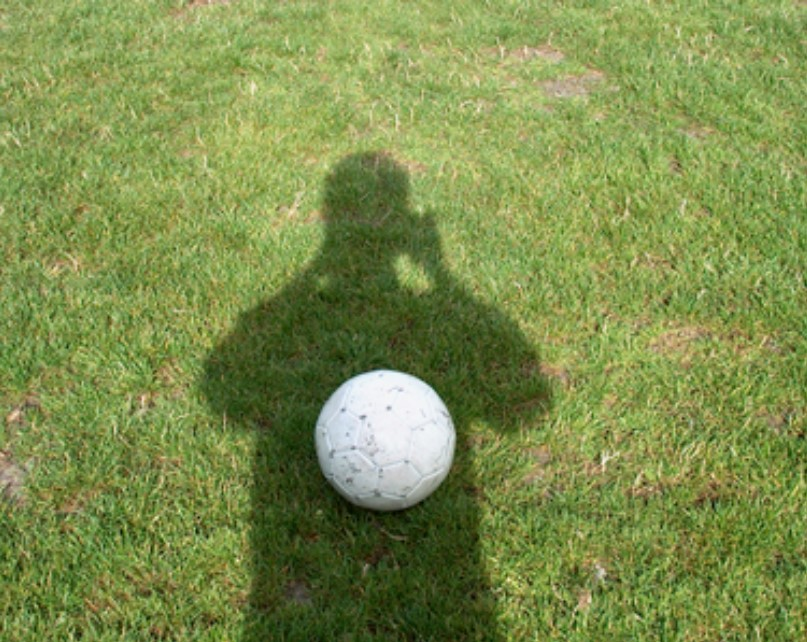
#> input picture data/1.jpg, 807 x 642 px, found by its file name; its folder holds only this picture in this run
$ python baseline_brightness.py
#> lines starting #> are read from the running program, lines starting #| are printed output that depends on the picture; after the words box and inside, x2 and y2 are one past the last pixel; in counts of white or black regions, pixels touching at a corner belong together
# only change brightness
import os
import cv2
import numpy as np

def enhance_shadow_brightness(image_path, brightness_increase=50, blur_kernel_size=15):
    # 讀取影像
    image = cv2.imread(image_path)
    if image is None:
        raise ValueError("無法讀取影像，請確認路徑是否正確")

    # 轉換為 HSV 色彩空間
    hsv = cv2.cvtColor(image, cv2.COLOR_BGR2HSV)
    h, s, v = cv2.split(hsv)

    # 使用大津法自動閾值分割亮度 (Value)
    _, shadow_mask = cv2.threshold(v, 0, 255, cv2.THRESH_BINARY_INV + cv2.THRESH_OTSU)

    # 平滑遮罩邊緣
    shadow_mask_blurred = cv2.GaussianBlur(shadow_mask, (blur_kernel_size, blur_kernel_size), 0)
    shadow_mask_normalized = shadow_mask_blurred / 255.0  # 正規化到 [0, 1]

    # 提高影子區域的亮度，並應用平滑過渡
    v_enhanced = v.copy()
    adjusted_brightness = np.clip(v_enhanced + (brightness_increase * shadow_mask_normalized), 0, 255).astype(np.uint8)

    # 合併回 HSV 並轉換回 BGR
    hsv_enhanced = cv2.merge([h, s, adjusted_brightness])
    image_enhanced = cv2.cvtColor(hsv_enhanced, cv2.COLOR_HSV2BGR)

    # [7 lines of commented-out code are left out]

    return image_enhanced, shadow_mask

# 呼叫函式並傳入影像路徑
# image_path = '1.jpg'  # 替換為你的影像檔案路徑
# enhanced_image, shadow_mask = enhance_shadow_brightness(image_path, brightness_increase, blur_kernel_size)
# cv2.imwrite('output{}'.format(image_path), enhanced_image)
brightness_increase = 70  # 設定亮度增加的數值
blur_kernel_size = 15  # 平滑遮罩的高斯核大小
all_files = os.listdir("data")
jpg_files = [f for f in all_files if f.endswith('.jpg')]

output_dirs = ['result_brightness/mask', 'result_brightness/enhanced']
for directory in output_dirs:
    if not os.path.exists(directory):
        os.makedirs(directory)
        print(f"創建資料夾: {directory}")

for i, file in enumerate(jpg_files):
    print("Processing image", file)
    image_path = os.path.join("data", file)
    enhanced_image, shadow_mask = enhance_shadow_brightness(image_path, brightness_increase, blur_kernel_size)
#> in enhance_shadow_brightness, image is the input picture: shape (642, 807, 3); mean B, G, R 76.8, 142, 125.2
#> in enhance_shadow_brightness, `hsv = cv2.cvtColor(image, cv2.COLOR_BGR2HSV)`: hsv: shape (642, 807, 3); mean H, S, V 39.4, 125.9, 142.7
#> in enhance_shadow_brightness, `h, s, v = cv2.split(hsv)`:
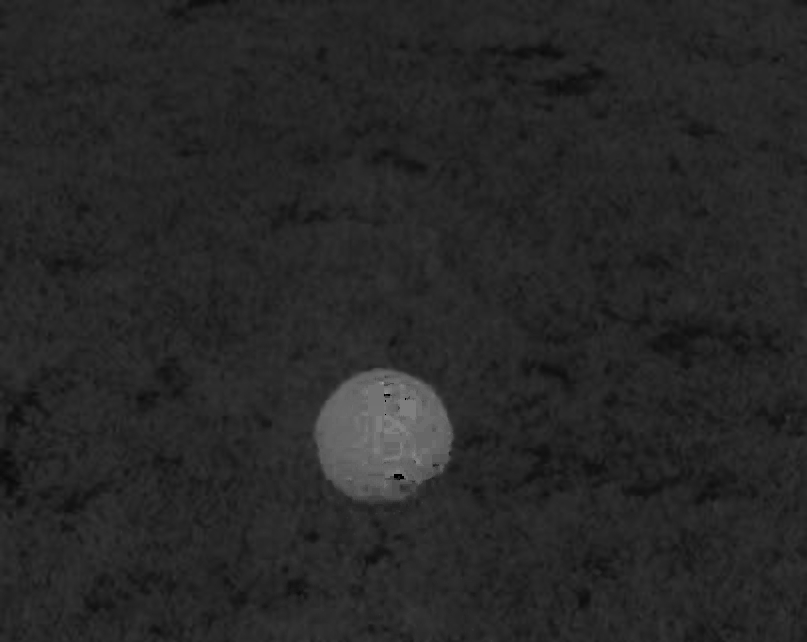
#> h: shape (642, 807); min 0, max 165, mean 39.4
#> in enhance_shadow_brightness, `h, s, v = cv2.split(hsv)`:
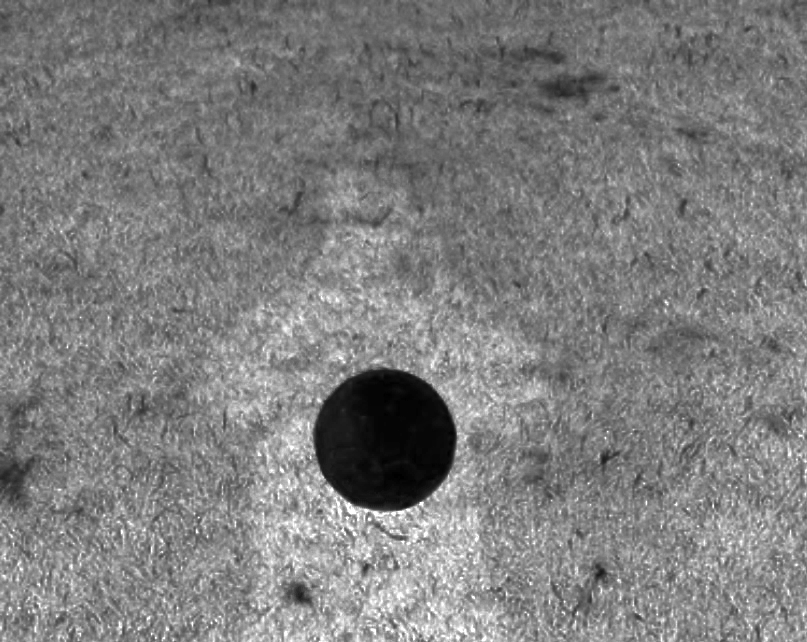
#> s: shape (642, 807); min 0, max 255, mean 125.9
#> in enhance_shadow_brightness, `h, s, v = cv2.split(hsv)`:
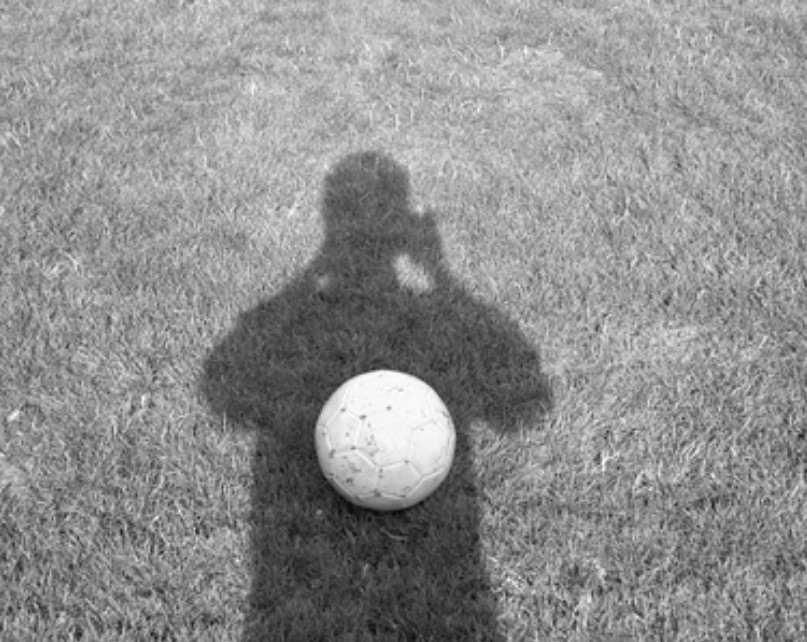
#> v: shape (642, 807); min 8, max 255, mean 142.7
#> in enhance_shadow_brightness, `_, shadow_mask = cv2.threshold(v, 0, 255, cv2.THRESH_BINARY_INV + cv2...`:
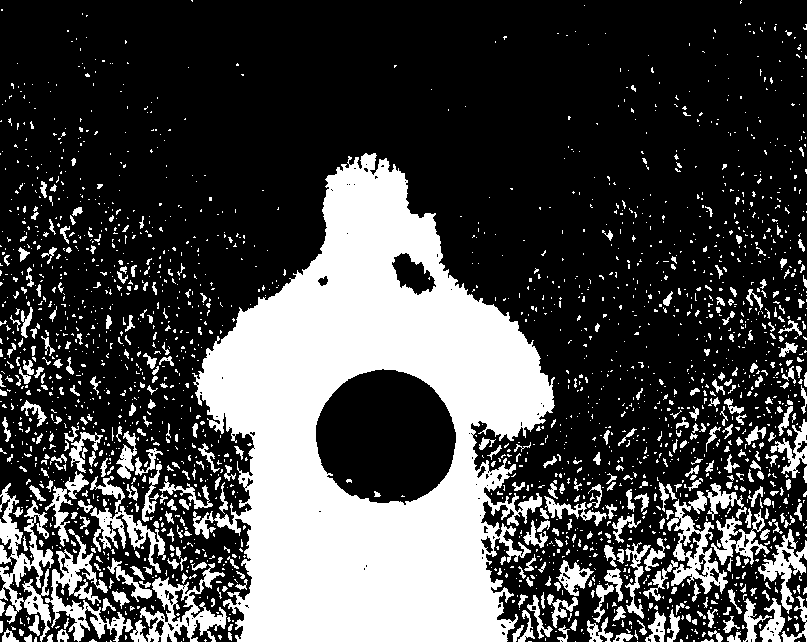
#> shadow_mask: shape (642, 807); 28.3% white; 2194 white regions (1798 under 20 px), largest, box (x1, y1, x2, y2) and area: (192, 153, 555, 642) 95608, (0, 483, 54, 642) 3170, (45, 529, 133, 642) 2648
#> in enhance_shadow_brightness, `shadow_mask_blurred = cv2.GaussianBlur(shadow_mask, (blur_kernel_size,..`:
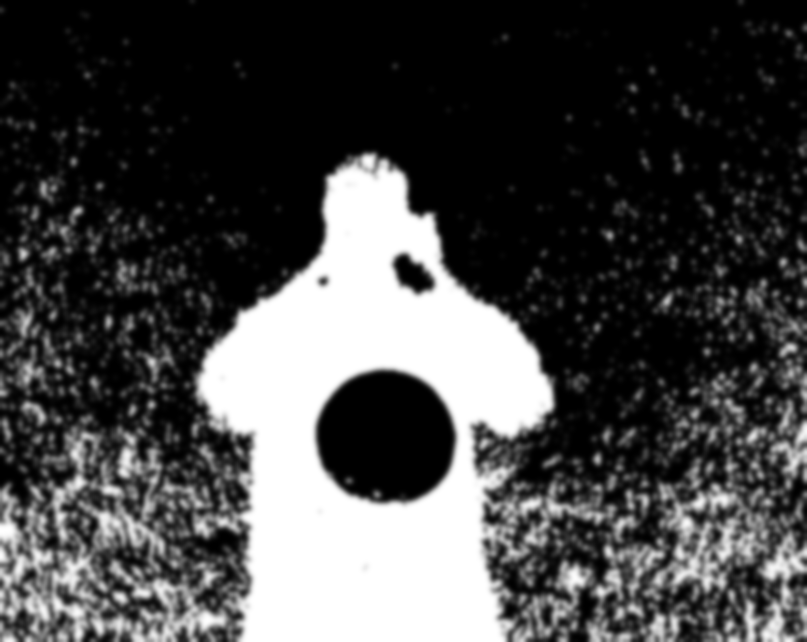
#> shadow_mask_blurred: shape (642, 807); min 0, max 255, mean 72.1
#> in enhance_shadow_brightness, `adjusted_brightness = np.clip(v_enhanced + (brightness_increase * shad..`:
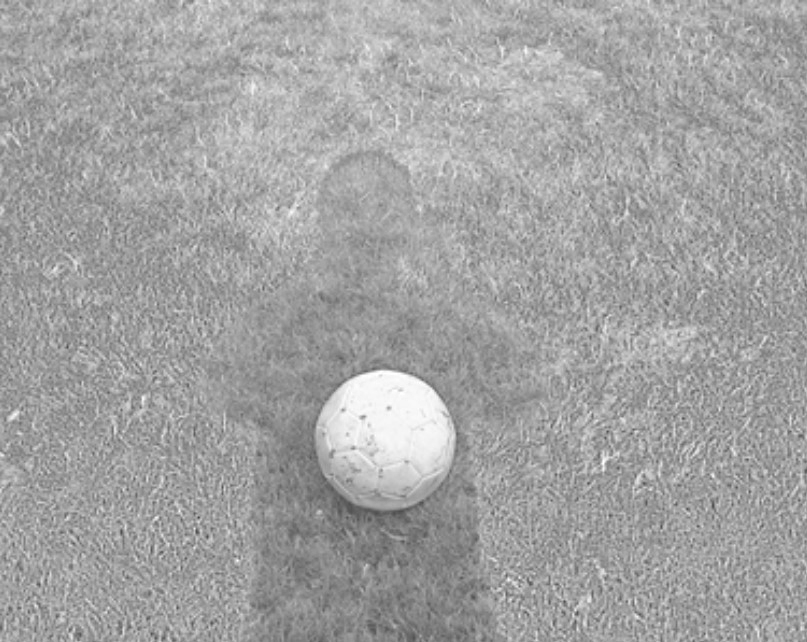
#> adjusted_brightness: shape (642, 807); min 70, max 255, mean 162.2
#> in enhance_shadow_brightness, `hsv_enhanced = cv2.merge([h, s, adjusted_brightness])`: hsv_enhanced: shape (642, 807, 3); mean H, S, V 39.4, 125.9, 162.2
#> in enhance_shadow_brightness, `image_enhanced = cv2.cvtColor(hsv_enhanced, cv2.COLOR_HSV2BGR)`:
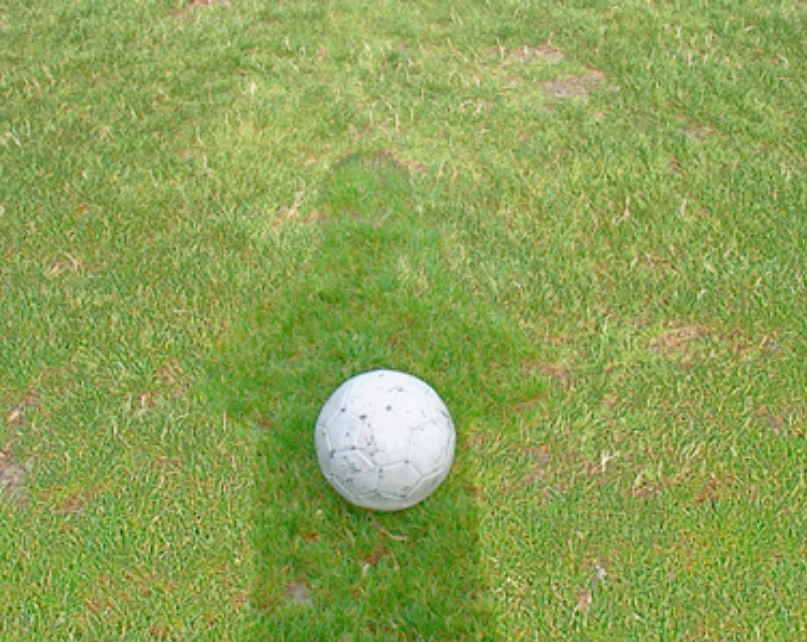
#> image_enhanced: shape (642, 807, 3); mean B, G, R 84.2, 161.4, 140.5
    # 儲存結果
    cv2.imwrite('result_brightness/mask/' + file, shadow_mask)
    cv2.imwrite('result_brightness/enhanced/' + file, enhanced_image)

$ run again, on data/4.jpg
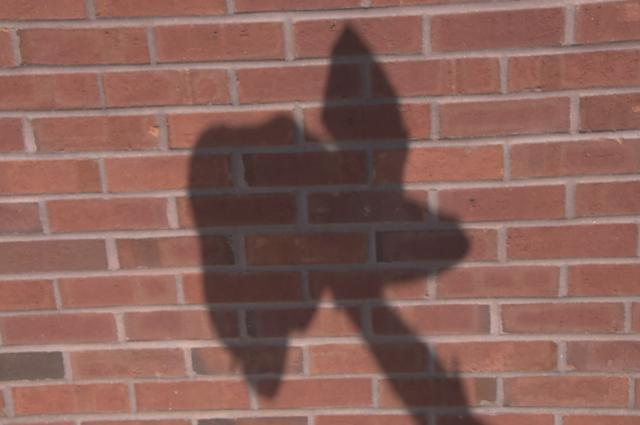
#> input picture data/4.jpg, 640 x 425 px, found by its file name
#> in enhance_shadow_brightness, image is the input picture: shape (425, 640, 3); mean B, G, R 89.7, 97.7, 137.1
#> hsv: shape (425, 640, 3); mean H, S, V 13.5, 87.4, 137.1
#> in enhance_shadow_brightness, `_, shadow_mask = cv2.threshold(v, 0, 255, cv2.THRESH_BINARY_INV + cv2...`:
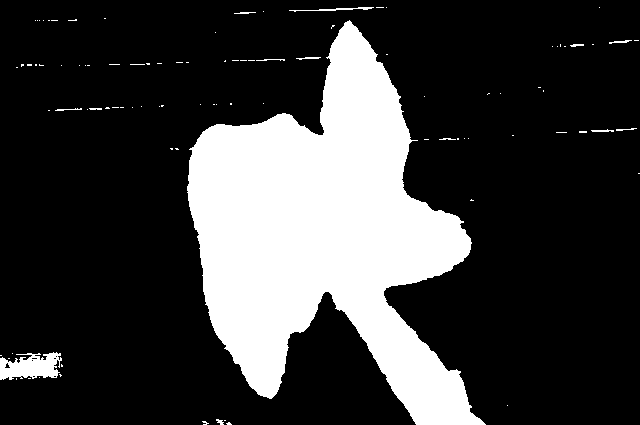
#> shadow_mask: shape (425, 640); 23.1% white; 96 white regions (82 under 20 px), largest, box (x1, y1, x2, y2) and area: (187, 20, 486, 425) 60892, (0, 352, 62, 380) 1190, (289, 7, 374, 12) 140
#> hsv_enhanced: shape (425, 640, 3); mean H, S, V 13.5, 87.4, 153.2
#> in enhance_shadow_brightness, `image_enhanced = cv2.cvtColor(hsv_enhanced, cv2.COLOR_HSV2BGR)`:
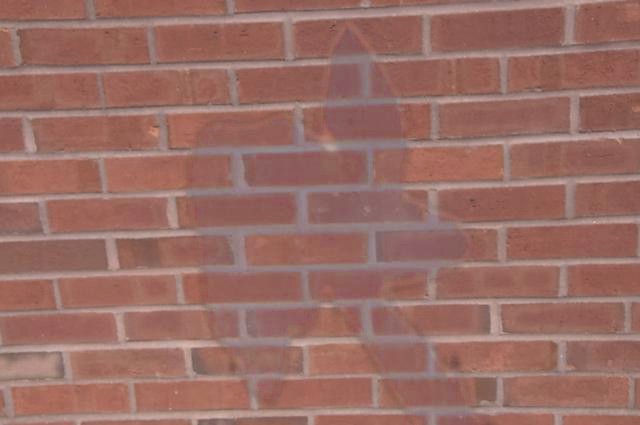
#> image_enhanced: shape (425, 640, 3); mean B, G, R 100.6, 108.9, 153.2

$ run again, on data/5.jpg
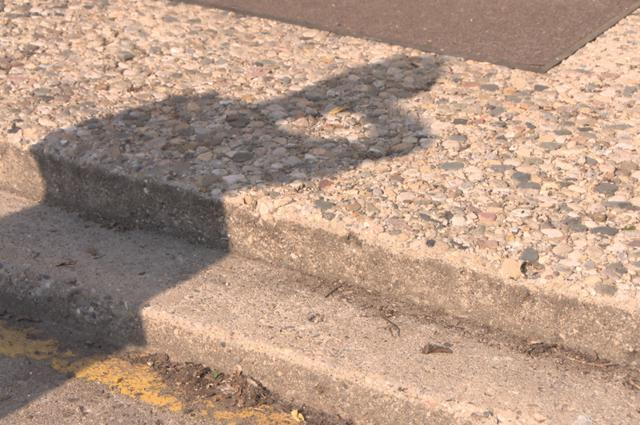
#> input picture data/5.jpg, 640 x 425 px, found by its file name
#> in enhance_shadow_brightness, image is the input picture: shape (425, 640, 3); mean B, G, R 133, 151.5, 179.3
#> hsv: shape (425, 640, 3); mean H, S, V 19.7, 62.1, 179.3
#> in enhance_shadow_brightness, `_, shadow_mask = cv2.threshold(v, 0, 255, cv2.THRESH_BINARY_INV + cv2...`:
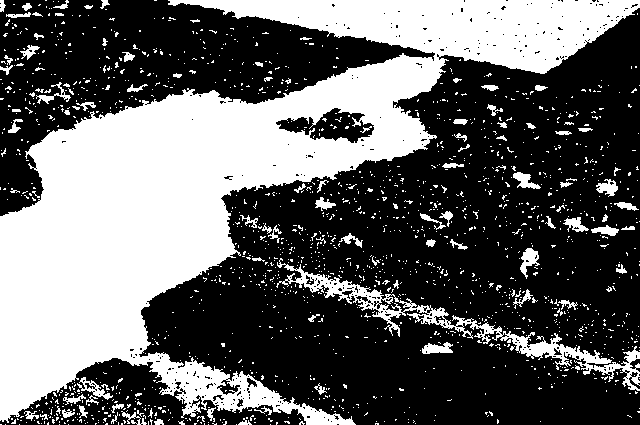
#> shadow_mask: shape (425, 640); 38.7% white; 1606 white regions (1514 under 20 px), largest, box (x1, y1, x2, y2) and area: (0, 0, 640, 425) 89527, (276, 258, 640, 391) 4683, (520, 248, 540, 279) 288
#> hsv_enhanced: shape (425, 640, 3); mean H, S, V 19.7, 62.1, 206.1
#> in enhance_shadow_brightness, `image_enhanced = cv2.cvtColor(hsv_enhanced, cv2.COLOR_HSV2BGR)`:
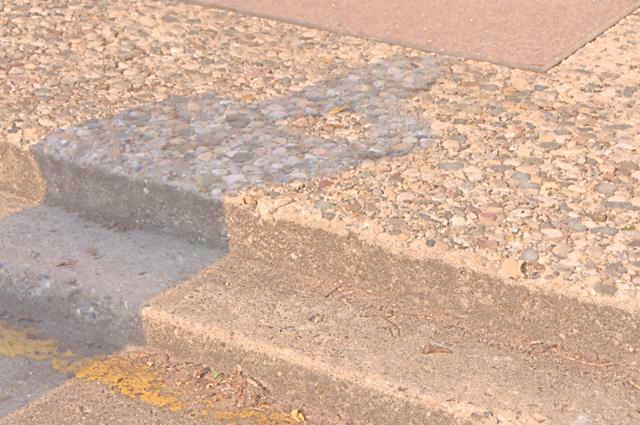
#> image_enhanced: shape (425, 640, 3); mean B, G, R 154.6, 174.7, 206
